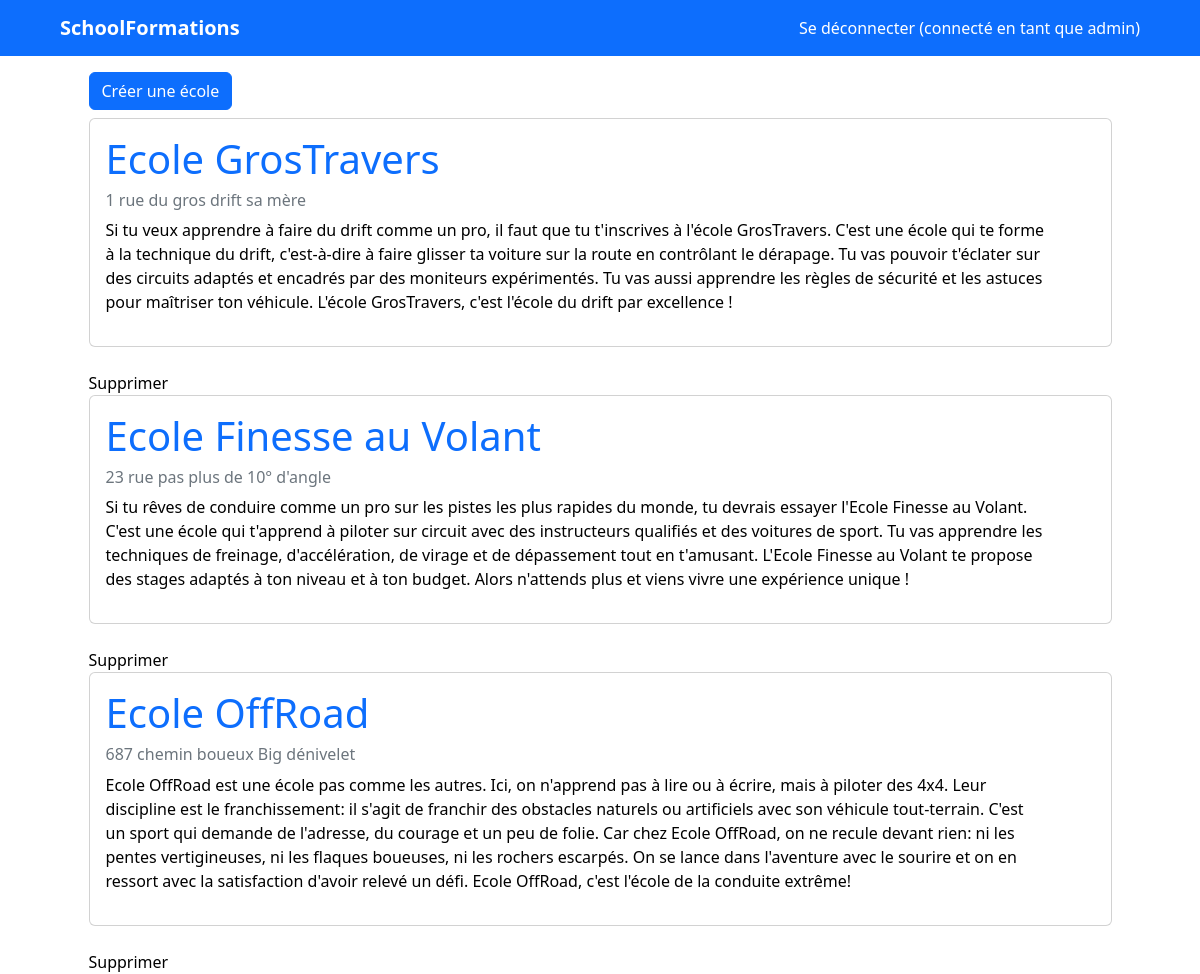
Screenshot of /index (signed in) with the database file from the repository.
### schools/models.py (models this page shows)
class School(models.Model):
    name = models.CharField(max_length=100)
    address = models.CharField(max_length=255)
    description = models.TextField()
    reservations = models.ManyToManyField(User, through='Reservation')

### schools/views.py (the view)
# urls.py: path('index', views.index, name='index'),
def index(request):
    schools = School.objects.all()
    return render(request, 'schools/index.html', {'schools': schools})

### templates/schools/index.html (shortened to what this page needs)
{% extends "layouts.html" %}
{% block content %}
    <button class="btn btn-primary my-2"><a class="text-white" href="/schools/add">Créer une école</a></button>
    {% if schools %}
        {% for school in schools %}
            <a class="card" href="/schools/edit/{{ school.id }}">
                <div class="card-body">
                    <div class="d-flex justify-content-between align-items-center">
                        <div class="me-5">
                            <h1 class="text-primary">{{ school.name }}</h1>
                            <h6 class="text-secondary fs-italic">{{ school.address }}</h6>
                            <p>{{ school.description }}</p>
                        </div>
                    </div>
                </div>
            </a>
            <br>
            <a href="/schools/delete/{{ school.id }}">
                Supprimer
            </a>
        {% endfor %}
    {% else %}
        <p>Aucune école n'est disponible.</p>
    {% endif %}
{% endblock %}

### templates/navbar.html
<nav class="navbar bg-primary mb-2">
    <div class="container-fluid mx-5">
        <a class="navbar-brand text-white fw-bold" href="/">
            SchoolFormations
        </a>
        <ul class="navbar-nav mb-2 mb-lg-0">
            {% if user.is_authenticated %}
                <li class="nav-item">
                    <a class="text-white nav-link" href="{% url 'logout' %}">Se déconnecter (connecté en tant que {{ user.username }}) </a>
                </li>
            {% else %}
                <li class="nav-item">
                    <a class="text-white nav-link" href="{% url 'login' %}">Se connecter</a>
                </li>
            {% endif %}
        </ul>
    </div>
</nav>

### templates/layouts.html (style rules this page uses)
a { color: black; text-decoration: none; }

### rows the page displays
School: name "Ecole GrosTravers", address "1 rue du gros drift sa mère", description "Si tu veux apprendre à faire du drift comme un pro, il faut que tu t'inscrives à l'école GrosTravers. C'est une école qui te forme à la technique du drift, c'est-à-dire à faire glisser ta voiture sur la route en contrôlant le dérapage. Tu vas pouvoir t'éclater sur des circuits adaptés et encadrés par des moniteurs expérimentés. Tu vas aussi apprendre les règles de sécurité et les astuces pour maîtriser ton véhicule. L'école GrosTravers, c'est l'école du drift par excellence !"
School: name "Ecole Finesse au Volant", address "23 rue pas plus de 10° d'angle", description "Si tu rêves de conduire comme un pro sur les pistes les plus rapides du monde, tu devrais essayer l'Ecole Finesse au Volant. C'est une école qui t'apprend à piloter sur circuit avec des instructeurs qualifiés et des voitures de sport. Tu vas apprendre les techniques de freinage, d'accélération, de virage et de dépassement tout en t'amusant. L'Ecole Finesse au Volant te propose des stages adaptés à ton niveau et à ton budget. Alors n'attends plus et viens vivre une expérience unique !"
School: name "Ecole OffRoad", address "687 chemin boueux Big dénivelet", description "Ecole OffRoad est une école pas comme les autres. Ici, on n'apprend pas à lire ou à écrire, mais à piloter des 4x4. Leur discipline est le franchissement: il s'agit de franchir des obstacles naturels ou artificiels avec son véhicule tout-terrain. C'est un sport qui demande de l'adresse, du courage et un peu de folie. Car chez Ecole OffRoad, on ne recule devant rien: ni les pentes vertigineuses, ni les flaques boueuses, ni les rochers escarpés. On se lance dans l'aventure avec le sourire et on en ressort avec la satisfaction d'avoir relevé un défi. Ecole OffRoad, c'est l'école de la conduite extrême!"

### other values shown
{{ user.username }} "admin"
